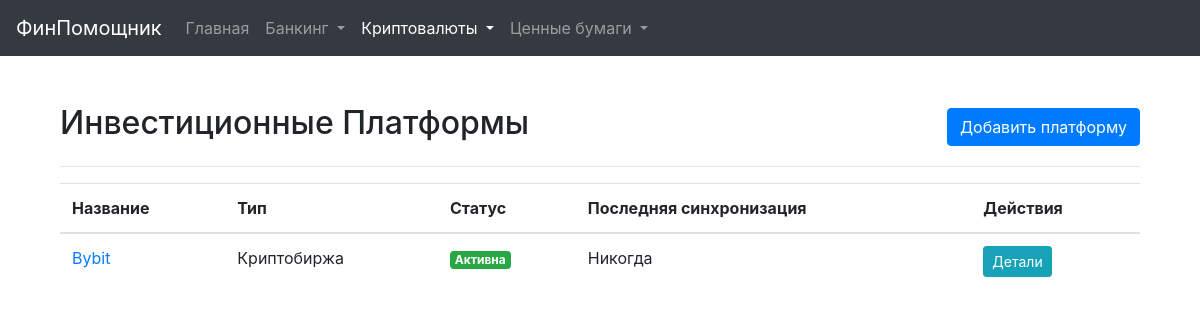
/platforms, run on an earlier commit of the app's database.
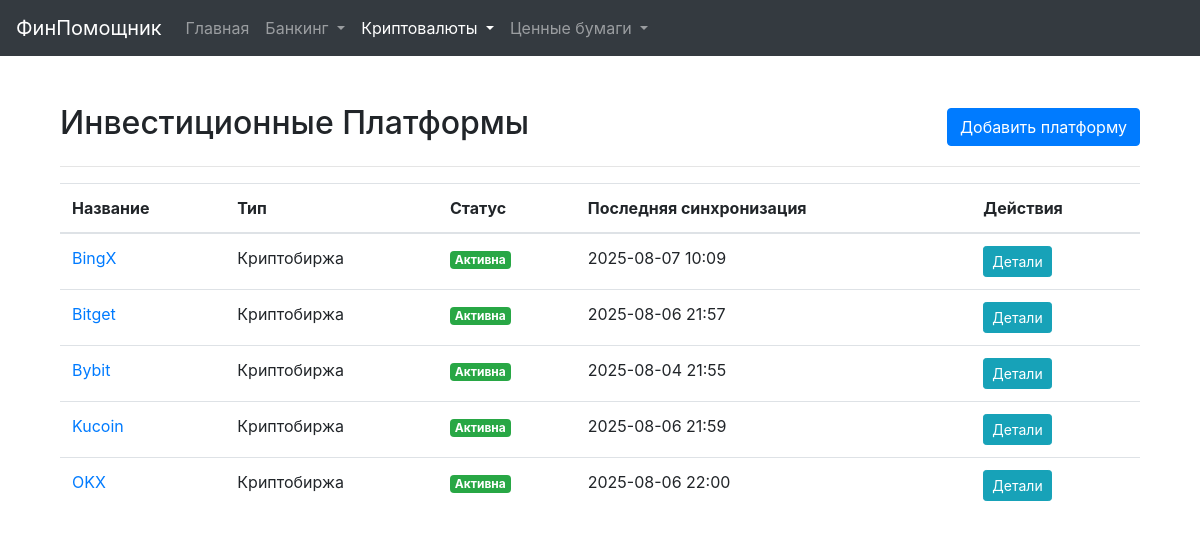
And on a later commit of the database.
### models.py (models this page shows, shortened)
class InvestmentPlatform(db.Model):
    id = db.Column(db.Integer, primary_key=True)
    name = db.Column(db.String(128), nullable=False, unique=True)
    platform_type = db.Column(db.String(64), nullable=False)
    is_active = db.Column(db.Boolean, default=True, nullable=False)
    api_key = db.Column(db.String(256))
    api_secret_encrypted = db.Column(db.String(512))
    passphrase_encrypted = db.Column(db.String(512))
    other_credentials_json_encrypted = db.Column(db.Text)
    notes = db.Column(db.Text)
    last_sync_status = db.Column(db.String(128))
    last_synced_at = db.Column(db.DateTime)
    last_tx_synced_at = db.Column(db.DateTime) # Новая колонка для синхронизации транзакций
    manual_earn_balances_json = db.Column(db.Text, default='{}') # Новая колонка для ручных Earn балансов
    assets = db.relationship('InvestmentAsset', back_populates='platform', cascade="all, delete-orphan", lazy='dynamic')
    transactions = db.relationship('Transaction', back_populates='platform', cascade="all, delete-orphan", lazy='dynamic')
    @property
    def api_secret(self):
        return decrypt_data(self.api_secret_encrypted)
    @property
    def passphrase(self):
        return decrypt_data(self.passphrase_encrypted)
    @property
    def other_credentials_json(self):
        return decrypt_data(self.other_credentials_json_encrypted)
    @property
    def platform_type_display(self):
        types = {
            'crypto_exchange': 'Криптобиржа',
            'stock_broker': 'Брокер',
            'bank': 'Банк',
        }
        return types.get(self.platform_type, 'Другое')

### main_routes.py (the view)
@main_bp.route('/platforms')
def ui_investment_platforms():
    platforms = InvestmentPlatform.query.filter_by(platform_type='crypto_exchange').order_by(InvestmentPlatform.name).all()
    return render_template('investment_platforms.html', platforms=platforms)

### templates/investment_platforms.html (shortened to what this page needs)
{% extends "base.html" %}
{% block content %}
<div class="container mt-4">
    <div class="d-flex justify-content-between align-items-center mb-3">
        <h2>Инвестиционные Платформы</h2>
        <a href="{{ url_for('main.ui_add_investment_platform_form') }}" class="btn btn-primary">Добавить платформу</a>
    </div>
    <hr>
    {% if platforms %}
    <div class="table-responsive">
        <table class="table table-hover">
            <thead>
                <tr>
                    <th>Название</th>
                    <th>Тип</th>
                    <th>Статус</th>
                    <th>Последняя синхронизация</th>
                    <th>Действия</th>
                </tr>
            </thead>
            <tbody>
                {% for platform in platforms %}
                <tr>
                    <td><a href="{{ url_for('main.ui_investment_platform_detail', platform_id=platform.id) }}">{{ platform.name }}</a></td>
                    <td>
                        {{ platform.platform_type_display }}
                    </td>
                    <td>
                        {% if platform.is_active %}
                            <span class="badge badge-success">Активна</span>
                        {% else %}
                            <span class="badge badge-secondary">Неактивна</span>
                        {% endif %}
                    </td>
                    <td>{{ platform.last_synced_at.strftime('%Y-%m-%d %H:%M') if platform.last_synced_at else 'Никогда' }}</td>
                    <td>
                        <a href="{{ url_for('main.ui_investment_platform_detail', platform_id=platform.id) }}" class="btn btn-sm btn-info">Детали</a>
                    </td>
                </tr>
                {% endfor %}
            </tbody>
        </table>
    </div>
    {% else %}
    <div class="alert alert-info">
        <p>Вы еще не добавили ни одной инвестиционной платформы. <a href="{{ url_for('main.ui_add_investment_platform_form') }}">Добавить первую?</a></p>
    </div>
    {% endif %}
</div>
{% endblock %}

### templates/base.html (shortened to what this page needs)
<!doctype html>
<html lang="ru">
<head>
    <link rel="stylesheet" href="https://stackpath.bootstrapcdn.com/bootstrap/4.5.2/css/bootstrap.min.css">
    <link rel="stylesheet" href="https://cdnjs.cloudflare.com/ajax/libs/font-awesome/5.15.4/css/all.min.css">
</head>
<body>
    <nav class="navbar navbar-expand-md navbar-dark bg-dark fixed-top">
        <a class="navbar-brand" href="{{ url_for('main.index') }}">ФинПомощник</a>
        <div class="collapse navbar-collapse" id="navbarsExampleDefault">
            <ul class="navbar-nav mr-auto">
                <li class="nav-item {% if request.endpoint == 'main.index' %}active{% endif %}">
                    <a class="nav-link" href="{{ url_for('main.index') }}">Главная</a>
                </li>
                {% set banking_endpoints = ['main.ui_accounts', 'main.ui_add_account_form', 'main.ui_edit_account_form', 'main.ui_transactions', 'main.ui_add_transaction_form', 'main.ui_edit_transaction_form', 'main.ui_debts', 'main.ui_add_debt_form', 'main.ui_repay_debt_form', 'main.ui_analytics_overview', 'main.ui_cashback_rules', 'main.ui_add_cashback_rule_form', 'main.ui_edit_cashback_rule_form', 'main.ui_categories', 'main.ui_add_category_form', 'main.ui_edit_category_form', 'main.ui_banks', 'main.ui_add_bank', 'main.ui_edit_bank'] %}
                <li class="nav-item dropdown {% if request.endpoint in banking_endpoints %}active{% endif %}">
                    <a class="nav-link dropdown-toggle" href="#" id="bankingDropdown" role="button" data-toggle="dropdown" aria-haspopup="true" aria-expanded="false">
                        Банкинг
                    </a>
                    </li>
                 {% set crypto_endpoints = ['main.ui_investment_platforms', 'main.ui_investment_platform_detail', 'main.ui_add_investment_platform_form', 'main.ui_edit_investment_platform_form', 'main.ui_crypto_assets', 'main.ui_crypto_transactions'] %}
                <li class="nav-item dropdown {% if request.endpoint in crypto_endpoints %}active{% endif %}">
                    <a class="nav-link dropdown-toggle" href="#" id="cryptoDropdown" role="button" data-toggle="dropdown" aria-haspopup="true" aria-expanded="false">
                        Криптовалюты
                    </a>
                </li>
                {% set securities_endpoints = ['securities.ui_brokers', 'securities.ui_broker_detail', 'securities.ui_securities_assets', 'securities.ui_securities_transactions'] %}
                <li class="nav-item dropdown {% if request.endpoint in securities_endpoints %}active{% endif %}">
                    <a class="nav-link dropdown-toggle" href="#" id="securitiesDropdown" role="button" data-toggle="dropdown" aria-haspopup="true" aria-expanded="false">
                        Ценные бумаги
                    </a>
                </li>
            </ul>
        </div>
    </nav>
    <main role="main" class="container">
        {% block content %}{% endblock %}
    </main>
</body>
</html>

### templates/base.html (style rules this page uses)
body { padding-top: 5rem; }
.nav-link { color: #007bff; }

What changed in the data, as far as the page shows it:
added InvestmentPlatform: name "BingX", platform_type_display "Криптобиржа", is_active "Активна", last_synced_at "2025-08-07 10:09"
added InvestmentPlatform: name "Bitget", platform_type_display "Криптобиржа", is_active "Активна", last_synced_at "2025-08-06 21:57"
changed InvestmentPlatform "Bybit": last_synced_at "Никогда" → "2025-08-04 21:55"
added InvestmentPlatform: name "Kucoin", platform_type_display "Криптобиржа", is_active "Активна", last_synced_at "2025-08-06 21:59"
added InvestmentPlatform: name "OKX", platform_type_display "Криптобиржа", is_active "Активна", last_synced_at "2025-08-06 22:00"
